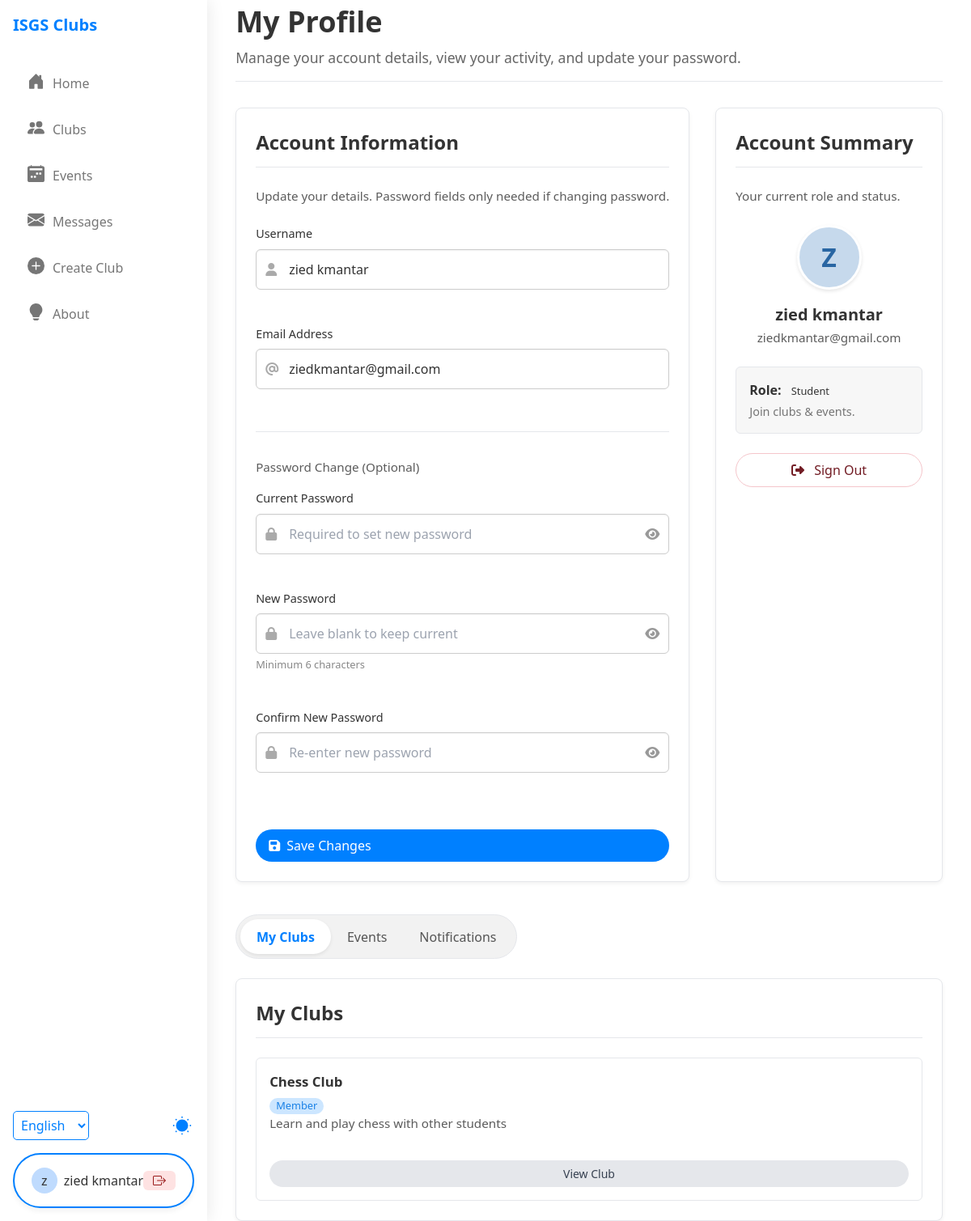
Screenshot of /profile.php (signed in) with the database file from the repository.
### tables this page shows
CREATE TABLE `users` (
  `id` int(11) NOT NULL,
  `username` varchar(50) NOT NULL,
  `email` varchar(100) NOT NULL,
  `password` varchar(255) NOT NULL,
  `role` enum('student','club_leader','admin') NOT NULL DEFAULT 'student',
  `is_banned` tinyint(1) NOT NULL DEFAULT 0,
  `ban_reason` text DEFAULT NULL,
  `banned_until` datetime DEFAULT NULL COMMENT 'Null for permanent ban',
  `created_at` timestamp NOT NULL DEFAULT current_timestamp()
);

CREATE TABLE `club_members` (
  `id` int(11) NOT NULL,
  `user_id` int(11) NOT NULL,
  `club_id` int(11) NOT NULL,
  `role` enum('member','leader','pending') NOT NULL DEFAULT 'pending',
  `joined_at` timestamp NOT NULL DEFAULT current_timestamp()
);

CREATE TABLE `clubs` (
  `id` int(11) NOT NULL,
  `name` varchar(100) NOT NULL,
  `description` text DEFAULT NULL,
  `category` varchar(50) NOT NULL,
  `meeting_schedule` varchar(100) DEFAULT NULL,
  `status` enum('pending','active','rejected') NOT NULL DEFAULT 'pending',
  `proposed_by_user_id` int(11) DEFAULT NULL COMMENT 'User ID who submitted the request',
  `created_at` timestamp NOT NULL DEFAULT current_timestamp()
);

### profile.php (the view, shortened to what this page needs)
<?php
require_once 'config/database.php';
$userId = $_SESSION['user']['id'];
$stmtUser = $pdo->prepare("SELECT username, email, role, password FROM users WHERE id = :id");
$stmtUser->bindParam(':id', $userId, PDO::PARAM_INT); $stmtUser->execute();
$currentUserData = $stmtUser->fetch(PDO::FETCH_ASSOC);
$username = $currentUserData['username']; $email = $currentUserData['email']; $userRole = $currentUserData['role']; $currentPasswordHash = $currentUserData['password'];
$userClubs = []; $userEvents = []; $allNotifications = [];
try {
    if ($userRole !== 'admin') { $queryClubs = "SELECT c.*, cm.role as member_role FROM clubs c JOIN club_members cm ON c.id = cm.club_id WHERE cm.user_id = :uid1 ORDER BY c.name ASC"; $stmtClubs = $pdo->prepare($queryClubs); $stmtClubs->bindParam(':uid1', $userId, PDO::PARAM_INT); $stmtClubs->execute(); $userClubs = $stmtClubs->fetchAll(PDO::FETCH_ASSOC); }
} catch (PDOException $e) { if (strpos($e->getMessage(), 'event_attendees') !== false || strpos($e->getMessage(), 'events') !== false) { error_log("Events tables might not exist: " . $e->getMessage()); } else { error_log("Profile Data Fetch Error: " . $e->getMessage()); $pageError = "Could not load profile data."; }} catch (Exception $e) { error_log("Profile Page Error: " . $e->getMessage()); $pageError = "An error occurred loading the page."; }
include_once 'header.php';
?>
<main class="main-content profile-page-container">
    <div class="profile-content-wrapper">
        <div class="profile-header">
             <h1>My Profile</h1>
             <p>Manage your account details, view your activity, and update your password.</p>
        </div>
        <div class="profile-grid">
            <div class="profile-form-column card">
                 <h2>Account Information</h2> <p class="card-description">Update your details. Password fields only needed if changing password.</p>
                 <form method="POST" action="profile.php" class="profile-form">
                     <div class="form-group"> <label for="username">Username</label> <div class="input-wrapper icon-input"> <i class="input-icon fas fa-user"></i> <input type="text" id="username" name="username" value="<?php echo htmlspecialchars($username); ?>" class="form-input" required> </div> </div>
                     <div class="form-group"> <label for="email">Email Address</label> <div class="input-wrapper icon-input"> <i class="input-icon fas fa-at"></i> <input type="email" id="email" name="email" value="<?php echo htmlspecialchars($email); ?>" class="form-input" required> </div> </div>
                     <hr class="form-divider"> <p class="form-section-info">Password Change (Optional)</p>
                     <div class="form-group"> <label for="current_password">Current Password</label> <div class="input-wrapper icon-input password-input-group"> <i class="input-icon fas fa-lock"></i> <input type="password" id="current_password" name="current_password" class="form-input" placeholder="Required to set new password"> <button type="button" class="password-toggle" data-target="current_password" aria-label="Toggle visibility"><i class="fas fa-eye eye-icon"></i><i class="fas fa-eye-slash eye-off-icon"></i></button> </div> </div>
                     <div class="form-group"> <label for="new_password">New Password</label> <div class="input-wrapper icon-input password-input-group"> <i class="input-icon fas fa-lock"></i> <input type="password" id="new_password" name="new_password" class="form-input" placeholder="Leave blank to keep current"> <button type="button" class="password-toggle" data-target="new_password" aria-label="Toggle visibility"><i class="fas fa-eye eye-icon"></i><i class="fas fa-eye-slash eye-off-icon"></i></button> </div> <small class="input-hint">Minimum 6 characters</small> </div>
                     <div class="form-group"> <label for="confirm_password">Confirm New Password</label> <div class="input-wrapper icon-input password-input-group"> <i class="input-icon fas fa-lock"></i> <input type="password" id="confirm_password" name="confirm_password" class="form-input" placeholder="Re-enter new password"> <button type="button" class="password-toggle" data-target="confirm_password" aria-label="Toggle visibility"><i class="fas fa-eye eye-icon"></i><i class="fas fa-eye-slash eye-off-icon"></i></button> </div> </div>
                     <div class="form-actions"> <button type="submit" name="update_profile" class="btn btn-primary"><i class="fas fa-save"></i> Save Changes</button> </div>
                 </form>
            </div>
            <div class="profile-summary-column card">
                 <h2>Account Summary</h2> <p class="card-description">Your current role and status.</p> <div class="profile-avatar-section"> <div class="summary-avatar"><?php echo strtoupper(substr(htmlspecialchars($username), 0, 1)); ?></div> <h3><?php echo htmlspecialchars($username); ?></h3> <p class="summary-email"><?php echo htmlspecialchars($email); ?></p> </div> <div class="profile-role-info"> <h4>Role: <span class="role-badge"><?php echo ucwords(str_replace('_', ' ', htmlspecialchars($userRole))); ?></span></h4> <p class="role-description"><?php switch ($userRole) { case 'admin': echo 'Full access.'; break; case 'club_leader': echo 'Manage your clubs.'; break; default: echo 'Join clubs & events.'; } ?></p> </div> <div class="account-actions"> <a href="actions/logout.php" class="btn btn-outline btn-danger"><i class="fas fa-sign-out-alt"></i> Sign Out</a> </div>
            </div>
        </div>
        <div class="profile-activity-section">
            <nav class="profile-tabs" aria-label="Profile Activity Sections">
                <?php if ($userRole !== 'admin'): ?>
                <button type="button" class="profile-tab-button active" data-tab-target="#profile-clubs" role="tab" aria-selected="true" aria-controls="profile-clubs">My Clubs</button>
                <button type="button" class="profile-tab-button" data-tab-target="#profile-events" role="tab" aria-selected="false" aria-controls="profile-events">Events</button>
                <?php endif; ?>
                <button type="button" class="profile-tab-button <?php echo ($userRole === 'admin') ? 'active' : ''; ?>" data-tab-target="#profile-notifications" role="tab" aria-selected="<?php echo ($userRole === 'admin') ? 'true' : 'false';?>" aria-controls="profile-notifications">Notifications</button>
            </nav>
            <div class="profile-tab-content">
                 <?php if ($userRole !== 'admin'): ?>
                <div id="profile-clubs" class="profile-tab-panel active" role="tabpanel">
                    <div class="card"><h2>My Clubs</h2> <?php  if (count($userClubs) > 0): ?><div class="list-container"><?php foreach ($userClubs as $club): ?><div class="list-item club-list-item"> <div class="item-main"> <strong class="item-title"><?php echo htmlspecialchars($club['name']); ?></strong> <?php if (($club['member_role'] ?? '') === 'leader'): ?><span class="role-badge leader-badge">Leader</span><?php else: ?><span class="role-badge member-badge">Member</span><?php endif; ?> <p class="item-description"><?php $desc=$club['description']??''; echo htmlspecialchars(substr($desc,0,120)).(strlen($desc)>120?'...':''); ?></p> </div> <a href="club-detail.php?page=club-detail&id=<?php echo $club['id'] ?? ''; ?>" class="btn btn-secondary btn-sm">View Club</a> </div><?php endforeach; ?></div><?php else: ?> <p class="empty-list-message">No clubs joined. <a href="index.php?page=clubs" class="text-link">Explore!</a></p> <?php endif; ?></div>
                </div>
                <?php endif;  ?>
            </div>
        </div>
    </div>
</main>
</body>
</html>

### styles.css (style rules this page uses)
* { margin: 0; padding: 0; box-sizing: border-box; }
body { font-family: sans-serif; background-color: #f0f2f5; display: flex; justify-content: center; align-items: center; min-height: 100vh; color: #333; }
.form-group { margin-bottom: 20px; }
label { display: block; font-size: 0.9em; font-weight: 600; color: #333; }
.input-wrapper { position: relative; }
.password-toggle { position: absolute; right: 10px; top: 50%; transform: translateY(-50%); background: none; border: none; cursor: pointer; padding: 5px; display: flex; align-items: center; justify-content: center; color: #888; }

### styles2.css (style rules this page uses)
:root { --primary-color: hsl(210 100% 50%); --background-color: #ffffff; --text-color: #333333; --border-color: #e5e7eb; }
body { margin: 0; font-family: Arial, sans-serif; background-color: var(--background-color); color: var(--text-color); }
.btn { display: block; width: 100%; padding: 0.5rem 1rem; border-radius: 9999px; text-align: center; text-decoration: none; margin-top: 10px; transition: background-color 0.2s ease; }
.btn-outline { background-color: transparent; border: 1px solid var(--primary-color); color: var(--primary-color); }
.btn-primary { background-color: var(--primary-color); color: #ffffff; }
.main-content { margin-left: 256px; }
.card { background-color: var(--background-color); border: 1px solid var(--border-color); border-radius: 0.5rem; padding: 1.5rem; box-shadow: 0 4px 6px rgba(0, 0, 0, 0.05); transition: box-shadow 0.2s ease, transform 0.2s ease; }
.card p, .card-description { color: var(--text-color); opacity: 0.8; font-size: 0.95rem; line-height: 1.5; }
.input-wrapper input[type="email"], .input-wrapper input[type="password"], .input-wrapper input[type="text"] { width: 100%; padding: 12px 15px 12px 40px; border: 1px solid #ccc; border-radius: 6px; font-size: 1em; transition: border-color 0.2s ease; }
.card { background-color: var(--background-color); border: 1px solid var(--border-color); border-radius: 8px; box-shadow: 0 1px 3px rgba(0,0,0,0.05); }
.btn-secondary { background-color: #e5e7eb; color: #374151; border: 1px solid transparent; }

### rows the page displays
users: username "zied kmantar", email "ziedkmantar@gmail.com", username "Z", role "Student"
club_members: club.name "Chess Club", role "Member", club.description "Learn and play chess with other students"

### other values shown
substr($_SESSION['user']['username'], 0, 1) "z"
$_SESSION['user']['username'] "zied kmantar"
